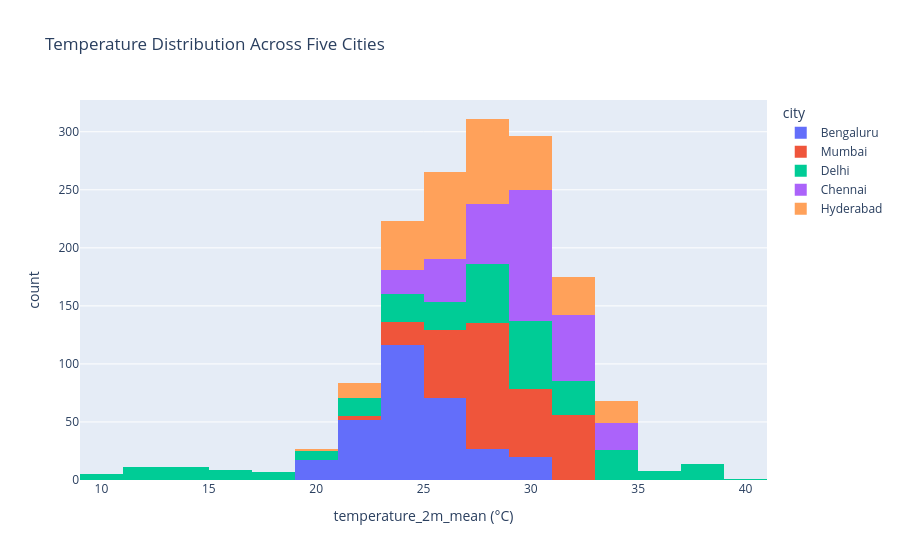

The notebook cell saved with this chart:
### Code cell
# shows how frequently different temperature ranges occur across all five cities.

fig = px.histogram(
    df,
    x="temperature_2m_mean (°C)",
    color="city",
    nbins=20,
    title="Temperature Distribution Across Five Cities"
)

fig.show()

### Figure 1 — Plotly figure (JSON) as saved in the notebook; plotly's stock layout.template omitted (floating-point values rounded to 4 significant figures; data arrays with more than 128 entries replaced by an {"elided": "..."} marker saying what was removed)
{"data": [{"alignmentgroup": "True", "bingroup": "x", "hovertemplate": "city=Bengaluru<br>temperature_2m_mean (°C)=%{x}<br>count=%{y}<extra></extra>", "legendgroup": "Bengaluru", "marker": {"color": "#636efa", "pattern": {"shape": ""}}, "name": "Bengaluru", "nbinsx": 20, "offsetgroup": "Bengaluru", "orientation": "v", "showlegend": true, "type": "histogram", "x": {"elided": "303 float values"}, "xaxis": "x", "yaxis": "y"}, {"alignmentgroup": "True", "bingroup": "x", "hovertemplate": "city=Mumbai<br>temperature_2m_mean (°C)=%{x}<br>count=%{y}<extra></extra>", "legendgroup": "Mumbai", "marker": {"color": "#EF553B", "pattern": {"shape": ""}}, "name": "Mumbai", "nbinsx": 20, "offsetgroup": "Mumbai", "orientation": "v", "showlegend": true, "type": "histogram", "x": {"elided": "303 float values"}, "xaxis": "x", "yaxis": "y"}, {"alignmentgroup": "True", "bingroup": "x", "hovertemplate": "city=Delhi<br>temperature_2m_mean (°C)=%{x}<br>count=%{y}<extra></extra>", "legendgroup": "Delhi", "marker": {"color": "#00cc96", "pattern": {"shape": ""}}, "name": "Delhi", "nbinsx": 20, "offsetgroup": "Delhi", "orientation": "v", "showlegend": true, "type": "histogram", "x": {"elided": "303 float values"}, "xaxis": "x", "yaxis": "y"}, {"alignmentgroup": "True", "bingroup": "x", "hovertemplate": "city=Chennai<br>temperature_2m_mean (°C)=%{x}<br>count=%{y}<extra></extra>", "legendgroup": "Chennai", "marker": {"color": "#ab63fa", "pattern": {"shape": ""}}, "name": "Chennai", "nbinsx": 20, "offsetgroup": "Chennai", "orientation": "v", "showlegend": true, "type": "histogram", "x": {"elided": "303 float values"}, "xaxis": "x", "yaxis": "y"}, {"alignmentgroup": "True", "bingroup": "x", "hovertemplate": "city=Hyderabad<br>temperature_2m_mean (°C)=%{x}<br>count=%{y}<extra></extra>", "legendgroup": "Hyderabad", "marker": {"color": "#FFA15A", "pattern": {"shape": ""}}, "name": "Hyderabad", "nbinsx": 20, "offsetgroup": "Hyderabad", "orientation": "v", "showlegend": true, "type": "histogram", "x": {"elided": "303 float values"}, "xaxis": "x", "yaxis": "y"}], "layout": {"barmode": "relative", "legend": {"title": {"text": "city"}, "tracegroupgap": 0}, "title": {"text": "Temperature Distribution Across Five Cities"}, "xaxis": {"anchor": "y", "domain": [0, 1], "title": {"text": "temperature_2m_mean (°C)"}}, "yaxis": {"anchor": "x", "domain": [0, 1], "title": {"text": "count"}}}}
